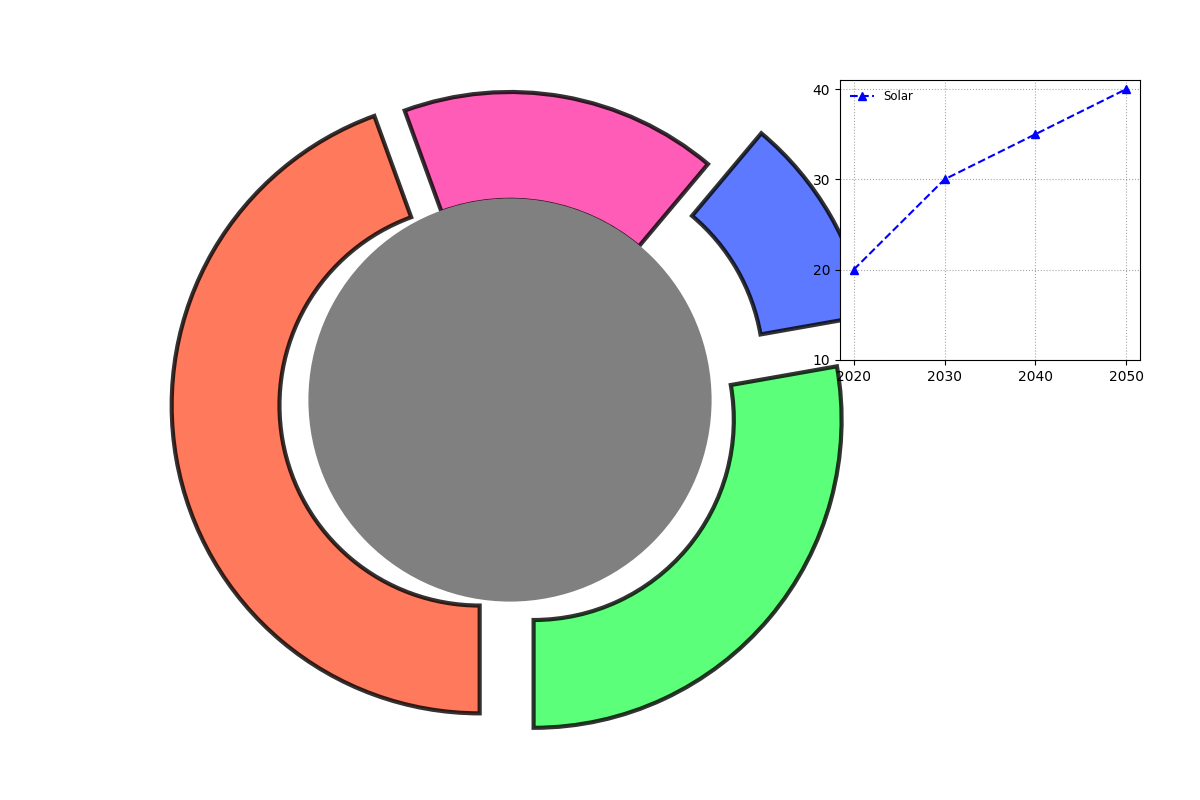

Write the Python code that produced this figure.
import matplotlib.pyplot as plt
import numpy as np

percentages = [40, 25, 10, 15]
colors = ['#FF5733', '#33FF57', '#3357FF', '#FF33A6']
explode = (0.1, 0.1, 0.2, 0)

fig, ax = plt.subplots(figsize=(12, 8), subplot_kw=dict(aspect="equal"))

ax.pie(
    percentages, 
    colors=colors, 
    startangle=110,  
    wedgeprops=dict(width=0.35, edgecolor='k', linewidth=3, linestyle='-', alpha=0.8),  
    shadow=False,  
    explode=explode
)

centre_circle = plt.Circle((0, 0), 0.65, fc='gray', edgecolor='gray', linewidth=2)  
ax.add_artist(centre_circle)

ax_inset = fig.add_axes([0.7, 0.55, 0.25, 0.35])  
years = [2020, 2030, 2040, 2050]
solar_trend = [20, 30, 35, 40]
ax_inset.plot(years, solar_trend, 'b--^', label='Solar')  
ax_inset.legend(loc='upper left', fontsize='small', frameon=False)  
ax_inset.set_xticks(years)
ax_inset.set_yticks([10, 20, 30, 40])
ax_inset.grid(True, linestyle=':', color='gray', alpha=0.7)  

plt.tight_layout(rect=[0, 0, 0.85, 1])
plt.show()
